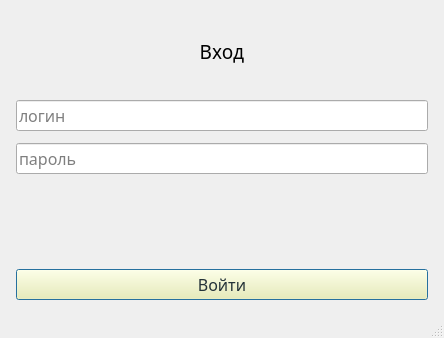
<?xml version="1.0" encoding="UTF-8"?>
<ui version="4.0">
 <class>MainWindow</class>
 <widget class="QMainWindow" name="MainWindow">
  <property name="geometry">
   <rect>
    <x>0</x>
    <y>0</y>
    <width>444</width>
    <height>338</height>
   </rect>
  </property>
  <property name="windowTitle">
   <string>MainWindow</string>
  </property>
  <widget class="QWidget" name="centralwidget">
   <property name="font">
    <font>
     <family>Candara</family>
     <pointsize>12</pointsize>
    </font>
   </property>
   <layout class="QVBoxLayout" name="verticalLayout">
    <property name="spacing">
     <number>12</number>
    </property>
    <property name="leftMargin">
     <number>16</number>
    </property>
    <property name="topMargin">
     <number>16</number>
    </property>
    <property name="rightMargin">
     <number>16</number>
    </property>
    <property name="bottomMargin">
     <number>16</number>
    </property>
    <item>
     <widget class="QLabel" name="label">
      <property name="text">
       <string>&lt;html&gt;&lt;head/&gt;&lt;body&gt;&lt;p align=&quot;center&quot;&gt;&lt;span style=&quot; font-size:14pt;&quot;&gt;Вход&lt;/span&gt;&lt;/p&gt;&lt;/body&gt;&lt;/html&gt;</string>
      </property>
     </widget>
    </item>
    <item>
     <widget class="QLineEdit" name="lineEdit">
      <property name="placeholderText">
       <string>логин</string>
      </property>
     </widget>
    </item>
    <item>
     <widget class="QLineEdit" name="lineEdit_2">
      <property name="placeholderText">
       <string>пароль</string>
      </property>
     </widget>
    </item>
    <item>
     <widget class="QLabel" name="label_2">
      <property name="font">
       <font>
        <family>Candara</family>
        <pointsize>10</pointsize>
       </font>
      </property>
      <property name="styleSheet">
       <string notr="true">color: rgb(36, 50, 56)</string>
      </property>
      <property name="text">
       <string>&lt;html&gt;&lt;head/&gt;&lt;body&gt;&lt;p align=&quot;center&quot;&gt;&lt;br/&gt;&lt;/p&gt;&lt;/body&gt;&lt;/html&gt;</string>
      </property>
     </widget>
    </item>
    <item>
     <widget class="QPushButton" name="pushButton">
      <property name="styleSheet">
       <string notr="true">background-color: rgb(255, 246, 165);
color: rgb(36, 50, 56)</string>
      </property>
      <property name="text">
       <string>Войти</string>
      </property>
      <property name="autoDefault">
       <bool>true</bool>
      </property>
      <property name="default">
       <bool>true</bool>
      </property>
     </widget>
    </item>
   </layout>
  </widget>
  <widget class="QMenuBar" name="menubar">
   <property name="geometry">
    <rect>
     <x>0</x>
     <y>0</y>
     <width>444</width>
     <height>21</height>
    </rect>
   </property>
  </widget>
  <widget class="QStatusBar" name="statusbar"/>
 </widget>
 <resources/>
 <connections/>
</ui>
